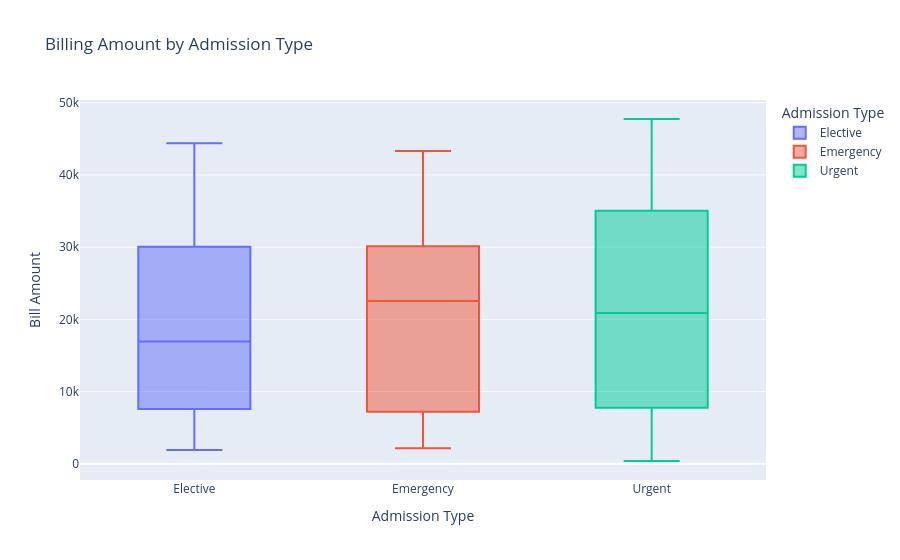

Notebook cell for this chart:
### Code cell
fig = px.box(
    df,
    x="Admission Type",
    y="Billing Amount",
    color="Admission Type",
    title="Billing Amount by Admission Type",
    labels={"Billing Amount": "Bill Amount", "Admission Type": "Admission Type"},
)
fig.show()

### Figure 1 — Plotly figure (JSON) as saved in the notebook; plotly's stock layout.template omitted (floating-point values rounded to 4 significant figures)
{"data": [{"alignmentgroup": "True", "hovertemplate": "Admission Type=%{x}<br>Bill Amount=%{y}<extra></extra>", "legendgroup": "Elective", "marker": {"color": "#636efa"}, "name": "Elective", "notched": false, "offsetgroup": "Elective", "orientation": "v", "showlegend": true, "type": "box", "x": ["Elective", "Elective", "Elective", "Elective", "Elective", "Elective", "Elective", "Elective", "Elective", "Elective", "Elective", "Elective", "Elective", "Elective", "Elective", "Elective", "Elective"], "x0": " ", "xaxis": "x", "y": [3617.0, 44390.0, 4803.0, 40210.0, 30070.0, 30110.0, 16930.0, 16270.0, 3213.0, 22460.0, 8546.0, 1924.0, 13810.0, 28350.0, 14690.0, 21500.0, 33940.0], "y0": " ", "yaxis": "y"}, {"alignmentgroup": "True", "hovertemplate": "Admission Type=%{x}<br>Bill Amount=%{y}<extra></extra>", "legendgroup": "Emergency", "marker": {"color": "#EF553B"}, "name": "Emergency", "notched": false, "offsetgroup": "Emergency", "orientation": "v", "showlegend": true, "type": "box", "x": ["Emergency", "Emergency", "Emergency", "Emergency", "Emergency", "Emergency", "Emergency", "Emergency", "Emergency", "Emergency", "Emergency", "Emergency", "Emergency", "Emergency", "Emergency", "Emergency"], "x0": " ", "xaxis": "x", "y": [36970.0, 27550.0, 27470.0, 2942.0, 2150.0, 43300.0, 18490.0, 33720.0, 31480.0, 25030.0, 20100.0, 7672.0, 4145.0, 6720.0, 17160.0, 28800.0], "y0": " ", "yaxis": "y"}, {"alignmentgroup": "True", "hovertemplate": "Admission Type=%{x}<br>Bill Amount=%{y}<extra></extra>", "legendgroup": "Urgent", "marker": {"color": "#00cc96"}, "name": "Urgent", "notched": false, "offsetgroup": "Urgent", "orientation": "v", "showlegend": true, "type": "box", "x": ["Urgent", "Urgent", "Urgent", "Urgent", "Urgent", "Urgent", "Urgent", "Urgent", "Urgent", "Urgent", "Urgent", "Urgent", "Urgent", "Urgent", "Urgent", "Urgent", "Urgent"], "x0": " ", "xaxis": "x", "y": [392.9, 20890.0, 13680.0, 44700.0, 8220.0, 43780.0, 32720.0, 27970.0, 4570.0, 22660.0, 19530.0, 1801.0, 11370.0, 6366.0, 47750.0, 27780.0, 42030.0], "y0": " ", "yaxis": "y"}], "layout": {"boxmode": "overlay", "legend": {"title": {"text": "Admission Type"}, "tracegroupgap": 0}, "title": {"text": "Billing Amount by Admission Type"}, "xaxis": {"anchor": "y", "categoryarray": ["Elective", "Emergency", "Urgent"], "categoryorder": "array", "domain": [0, 1], "title": {"text": "Admission Type"}}, "yaxis": {"anchor": "x", "domain": [0, 1], "title": {"text": "Bill Amount"}}}}
